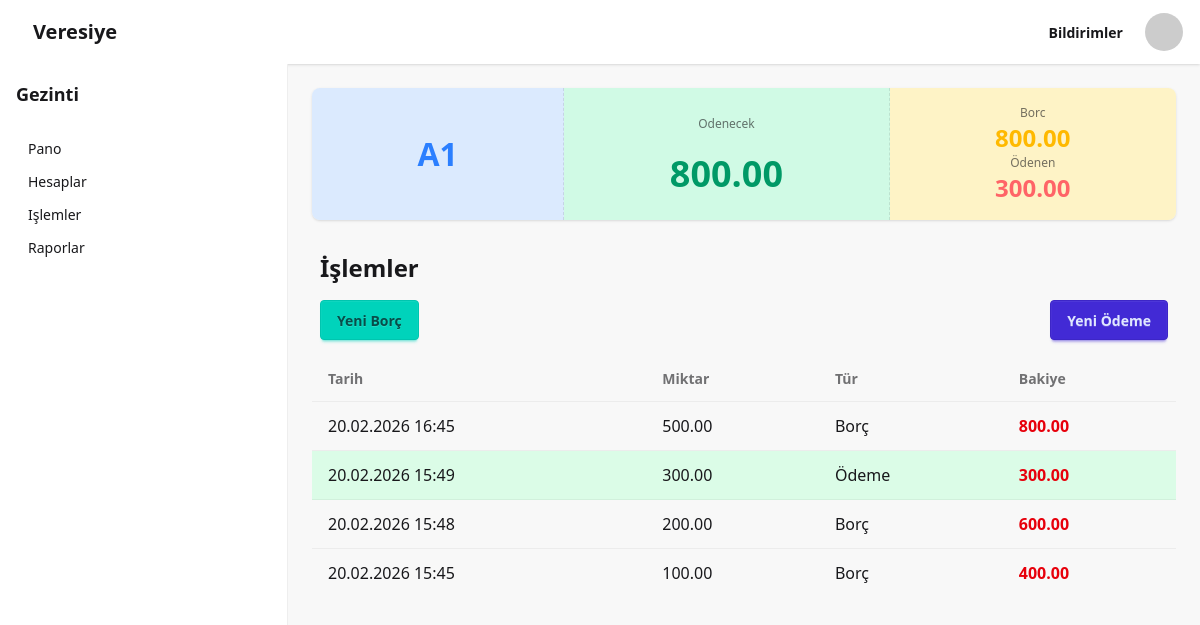
The app's page /apartment/A1/, older data.
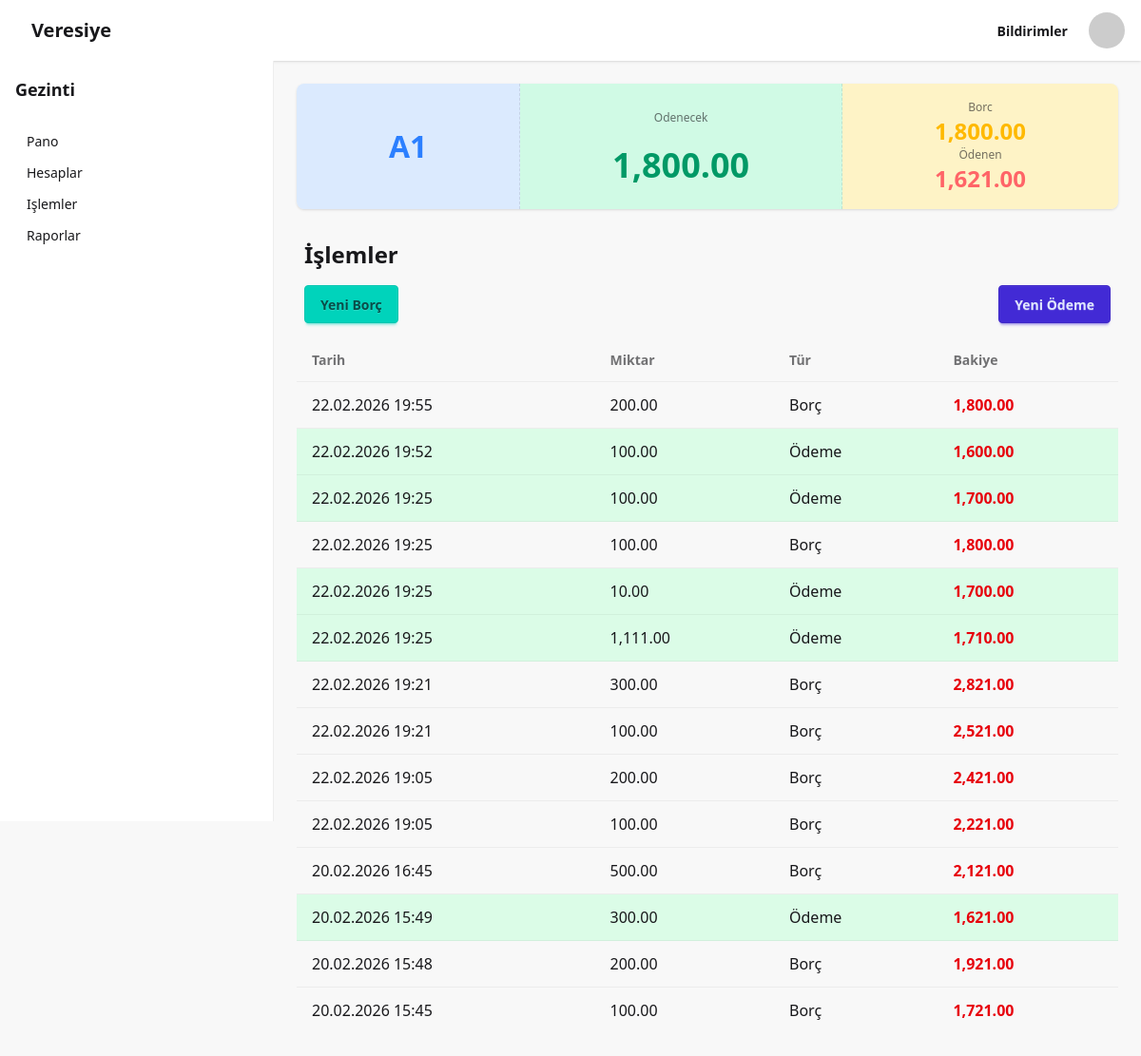
The same page, newer data.
### main/models.py (models this page shows, shortened)
class Apartment(models.Model):
    number = models.CharField(max_length=3)
    name = models.CharField(max_length=100 ,blank=True, null=True)
    phone= models.CharField(max_length=20, blank=True, null=True)
    def total_debt(self):
        total_debt = self.transactions.filter(is_debt=True).aggregate(models.Sum('amount'))['amount__sum'] or 0
        return total_debt
    def total_payment(self):
        total_payment = self.transactions.filter(is_debt=False).aggregate(models.Sum('amount'))['amount__sum'] or 0
        return total_payment
    def total_balance(self):
        if self.transactions.exists():
            total_balance=self.transactions.filter(is_debt=True).aggregate(models.Sum('amount'))['amount__sum'] or 0 - self.transactions.filter(is_debt=False).aggregate(models.Sum('amount'))['amount__sum'] or 0
            return total_balance
        return 0
    def __str__(self):
        return self.number

class Transaction(models.Model):
    apartment = models.ForeignKey(Apartment, on_delete=models.CASCADE, related_name='transactions')
    amount = models.DecimalField(max_digits=10, decimal_places=2)
    is_debt = models.BooleanField(default=False)
    payment_method = models.CharField(max_length=50, blank=True, null=True)
    description = models.TextField(blank=True, null=True)
    date = models.DateTimeField(auto_now_add=True)
    created_by = models.ForeignKey('auth.User', on_delete=models.SET_NULL, null=True)
    updated_at = models.DateTimeField(auto_now=True)
    created_by_name = models.ForeignKey(User, on_delete=models.SET_NULL, null=True, related_name='created_transactions')
    updated_by_name = models.ForeignKey(User, on_delete=models.SET_NULL, null=True, related_name='updated_transactions')

### main/views.py (the view)
# urls.py: path('apartment/<str:apartment_number>/', views.apartment_detail, name='apartment_detail'),
def apartment_detail(request, apartment_number):
    apartment = Apartment.objects.filter(number=apartment_number).first()
    if not apartment:
        apartment=Apartment.objects.create(number=apartment_number)
    transactions = list(Transaction.objects.filter(apartment=apartment).order_by('-updated_at'))
    running_balance = apartment.total_balance()
    for transaction in transactions:
        transaction.running_balance = running_balance
        if transaction.is_debt:
            running_balance -= transaction.amount
        else:
            running_balance += transaction.amount
    apartment.total_debt = apartment.total_debt()
    apartment.total_payment = apartment.total_payment()
    apartment.total_balance = apartment.total_balance()
    context = {
        'apartment': apartment,
        'transactions': transactions,
    }
    return render(request, 'apartment_detail.html', context)

### main/templates/apartment_detail.html
{% extends "base.html" %}
{% block content %}
<div class="flex flex-col items-center justify-center mb-4 md:mb-8 w-full">
    <div id="total_stat" class="w-full">{% include "partials/total.html" %}</div>
</div>
<div class="w-full items-end px-2">
        <h2 class="text-xl md:text-2xl font-semibold mb-4">İşlemler</h2>
        <div class=" w-full justify-between flex">
            <button class="btn btn-accent btn-sm md:btn-md mb-4"
            hx-get="{% url 'main:htmx_transaction_create' apartment_number=apartment.number transaction_type='debt' %}"
            hx-target="body"
            hx-swap="beforeend">Yeni Borç</button>
            <button class="btn btn-primary btn-sm md:btn-md mb-4"
            hx-get="{% url 'main:htmx_transaction_create' apartment_number=apartment.number transaction_type='payment' %}"
            hx-target="body"
            hx-swap="beforeend">Yeni Ödeme</button>
        </div>
 </div>
<div id="transaction_table">{% include "partials/transaction_table.html" %}</div>
{% endblock content %}

### main/templates/base.html (shortened to what this page needs)
{% load static %}
<!DOCTYPE html>
<html lang="en" class="overflow-x-hidden">
<head>
  <link rel="stylesheet" href="{% static 'css/output.css' %}" />
</head>
<body class="w-full min-h-screen bg-base-200 text-base-content overflow-x-hidden">
  <div class="min-h-screen overflow-x-hidden w-full">
    <header class="navbar bg-base-100 shadow-sm w-full max-w-full px-2 md:px-4">
      <div class="flex-1">
        <a class="btn btn-ghost text-lg md:text-xl" href="/">Veresiye</a>
      </div>
      <div class="flex-none gap-1 md:gap-2">
        <button class="btn btn-ghost btn-sm md:btn-md hidden sm:inline-flex">Bildirimler</button>
        <div class="dropdown dropdown-end">
          <label tabindex="0" class="btn btn-ghost btn-circle avatar">
            <div class="w-10 rounded-full">
              <img src="https://placehold.co/80x80" alt="User" />
            </div>
          </label>
        </div>
      </div>
    </header>
    <div class="drawer lg:drawer-open">
      <div class="drawer-content flex flex-col w-full overflow-x-hidden">
        <main class="w-full max-w-full p-2 sm:p-4 lg:p-6 overflow-x-hidden">
          {% block content %}{% endblock %}
        </main>
      </div>
      <div class="drawer-side z-40">
        <aside class="w-64 sm:w-72 bg-base-100 min-h-full border-r border-base-300">
          <div class="p-4">
            <h2 class="text-lg font-semibold">Gezinti</h2>
          </div>
          <ul class="menu px-4 pb-6">
            <li><a href="/">Pano</a></li>
            <li><a href="/accounts">Hesaplar</a></li>
            <li><a href="/transactions">Işlemler</a></li>
            <li><a href="/reports">Raporlar</a></li>
          </ul>
        </aside>
      </div>
    </div>
  </div>
</body>
</html>

### main/templates/partials/total.html
{% load humanize %}
    <div class="stats shadow flex-col sm:flex-row w-full">
        <div class="stat place-items-center bg-blue-100">
            <div class="stat-value text-blue-500">{{ apartment }}</div>
        </div>
        <div class="stat place-items-center bg-emerald-100">
            <div class="stat-title">Odenecek</div>
            <div class="stat-value text-2xl sm:text-3xl md:text-4xl text-emerald-600">{{ apartment.total_balance|floatformat:2|intcomma }}</div>
        </div>
        <div class="stat place-items-center bg-amber-100">
            <div class="stat-title">Borc</div>
            <div class="stat-value text-xl sm:text-2xl text-amber-400">{{ apartment.total_debt|floatformat:2|intcomma }}</div>
            <div class="stat-title">Ödenen</div>
            <div class="stat-value text-xl sm:text-2xl text-red-400">{{ apartment.total_payment|floatformat:2|intcomma }}</div>
        </div>
    </div>

### main/templates/partials/transaction_table.html
{% load humanize %}
<div class="overflow-x-auto w-full">
        <table class="table table-zebra w-full text-xs sm:text-sm md:text-base">
            <thead>
                <tr>
                    <th>Tarih</th>
                    <th>Miktar</th>
                    <th>Tür</th>
                    <th>Bakiye</th>
                </tr>
            </thead>
            <tbody>
                {% for transaction in transactions %}
                <tr class="{% if not transaction.is_debt %}bg-green-100{% endif %}">
                    <td>{{ transaction.updated_at|date:"d.m.Y H:i" }}</td>
                    <td>{{ transaction.amount|floatformat:2|intcomma }}</td>
                    <td>{% if transaction.is_debt %}Borç{% else %}Ödeme{% endif %}</td>
                    <td class="font-semibold {% if transaction.running_balance > 0 %}text-red-600{% elif transaction.running_balance < 0 %}text-green-600{% endif %}">{{ transaction.running_balance|floatformat:2|intcomma }}</td>
                </tr>
                {% endfor %}
            </tbody>
        </table>
</div>

Row changes from the older to the newer data that the page shows:
computed for Apartment: total_balance "800.00" → "1,800.00"; total_debt "800.00" → "1,800.00"; total_payment "300.00" → "1,621.00"
added Transaction: is_debt "Borç"
added Transaction: is_debt "Ödeme"
added Transaction: is_debt "Ödeme"
added Transaction: is_debt "Borç"
added Transaction: is_debt "Ödeme"
added Transaction: is_debt "Ödeme"
added Transaction: is_debt "Borç"
added Transaction: is_debt "Borç"
added Transaction: is_debt "Borç"
added Transaction: is_debt "Borç"
computed for Transaction (number 11 of 14 on the later page): running_balance "800.00" → "2,121.00"
computed for Transaction (number 12 of 14 on the later page): running_balance "300.00" → "1,621.00"
computed for Transaction (number 13 of 14 on the later page): running_balance "600.00" → "1,921.00"
computed for Transaction (number 14 of 14 on the later page): running_balance "400.00" → "1,721.00"
